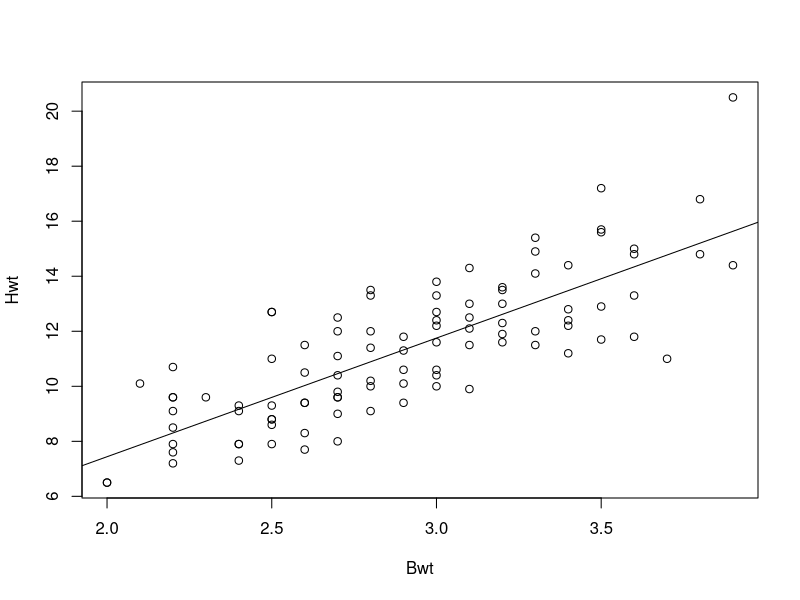

The R script that drew this image:
library(boot)

male_cats <- catsM[,c(2,3)]
model <- lm(Hwt~Bwt, data = male_cats)
plot(male_cats)
abline(model$coefficients[1], model$coefficients[2])

residual_std_error <- function(data, i){
  d <- data[i]
  ((sum(d**2))/(length(d) - 2))**0.5
  
}


residual_boot <- boot(model$residuals, statistic = residual_std_error,
                      R = 5000)

residual_boot.ci <- boot.ci(residual_boot, type = "norm")